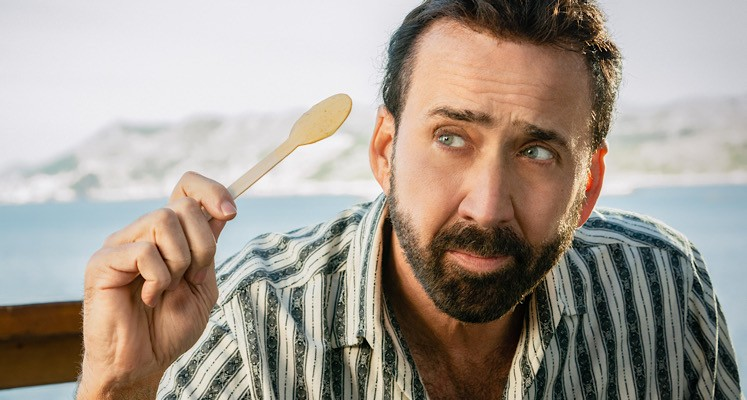
#> input picture example.jpg, 747 x 400 px
$ python opencv_basic_flipping.py
#> lines starting #> are read from the running program, lines starting #| are printed output that depends on the picture
import cv2

image = cv2.imread("example.jpg")
#> image is the input picture: shape (400, 747, 3); mean B, G, R 145.3, 155.2, 165.1
cv2.imshow("Original", image)
cv2.waitKey()

flipped = cv2.flip(image, 1)
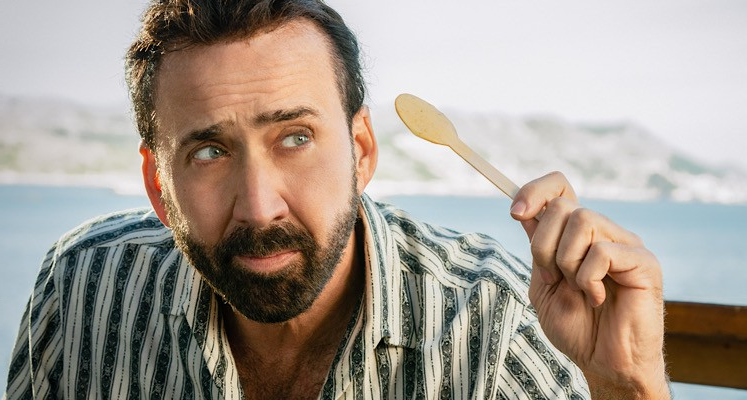
#> flipped: shape (400, 747, 3); mean B, G, R 145.3, 155.2, 165.1
cv2.imshow("Flipped Horizontally", flipped)
cv2.waitKey()

flipped = cv2.flip(image, 0)
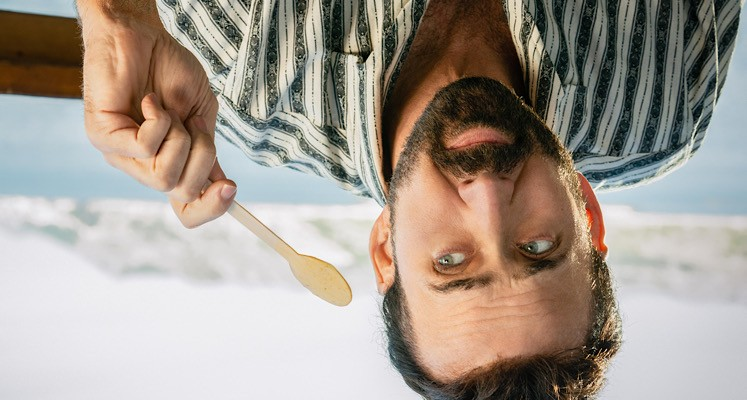
#> flipped: shape (400, 747, 3); mean B, G, R 145.3, 155.2, 165.1
cv2.imshow("Flipped Vertically", flipped)
cv2.waitKey()

flipped = cv2.flip(image, -1)
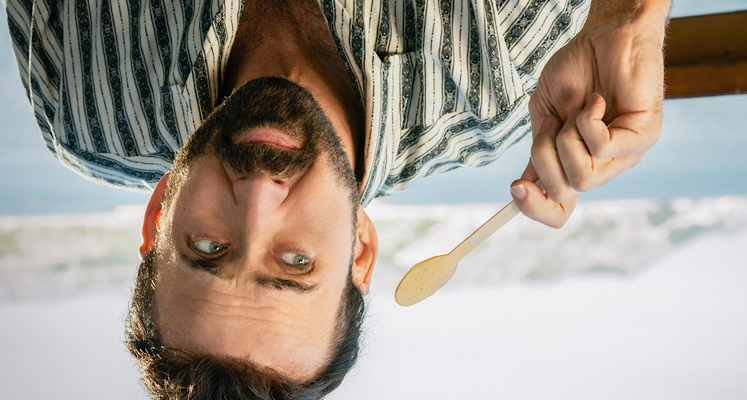
#> flipped: shape (400, 747, 3); mean B, G, R 145.3, 155.2, 165.1
cv2.imshow("Flipped Horizontally & Vertically", flipped)
cv2.waitKey(0)

(h, w) = image.shape[:2]
#> h = 400; w = 747
right_half = image[:, w//2:]
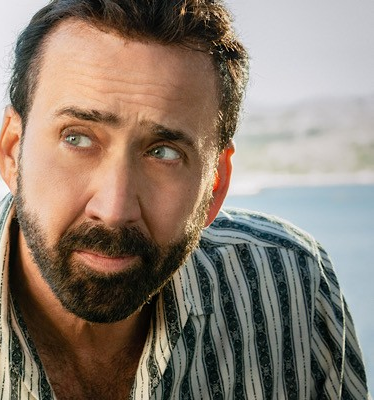
#> right_half: shape (400, 374, 3); mean B, G, R 111.3, 124, 138.1

flipped_half = cv2.flip(right_half, 1)
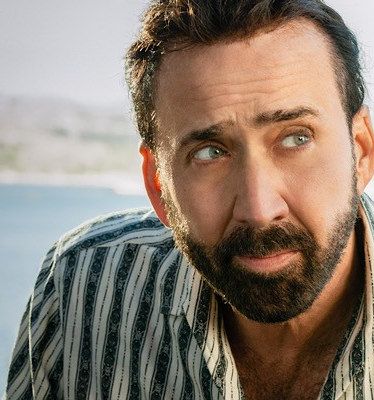
#> flipped_half: shape (400, 374, 3); mean B, G, R 111.3, 124, 138.1

image2 = cv2.imread("example.jpg")
image2[:, w//2:] = flipped_half
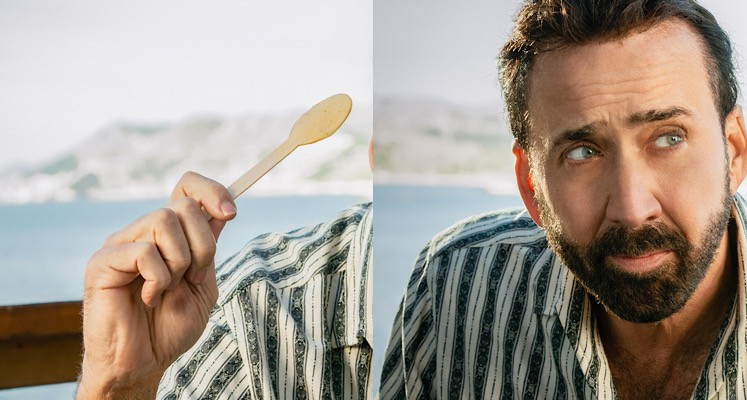
#> image2: shape (400, 747, 3); mean B, G, R 145.3, 155.2, 165.1

cv2.imshow("Odbicie prawej połowy", image2)
cv2.waitKey(0)

print("Wybierz sposób odbicia:")
print("0 - pionowe | 1 - poziome | -1 - oba")
choice = int(input("Twój wybór: "))
#> the answer given: 1

if choice not in [-1, 0, 1]:
    print("Nieprawidłowy wybór!")
else:
    flipped2 = cv2.flip(image, choice)
    cv2.imshow("Odbity obraz", flipped2)
    cv2.waitKey(0)

$ run again, with ex1.jpg copied over example.jpg
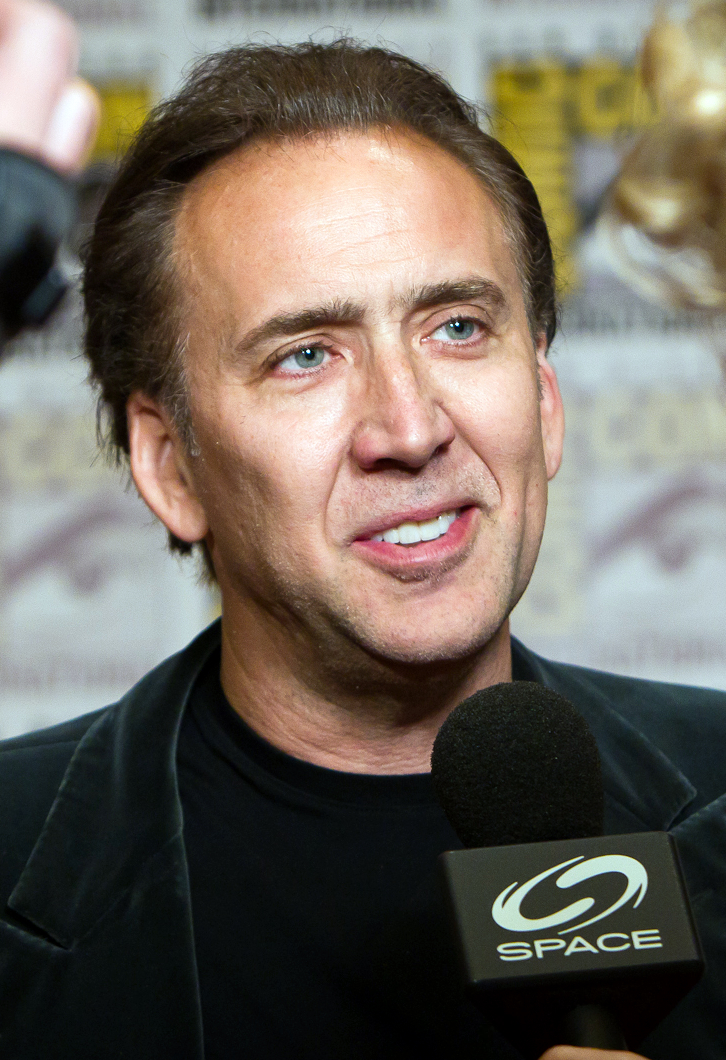
#> input picture ex1.jpg, 726 x 1060 px
#> image is the input picture: shape (1060, 726, 3); mean B, G, R 93.3, 103.6, 111.8
#> `flipped_half = cv2.flip(right_half, 1)`:
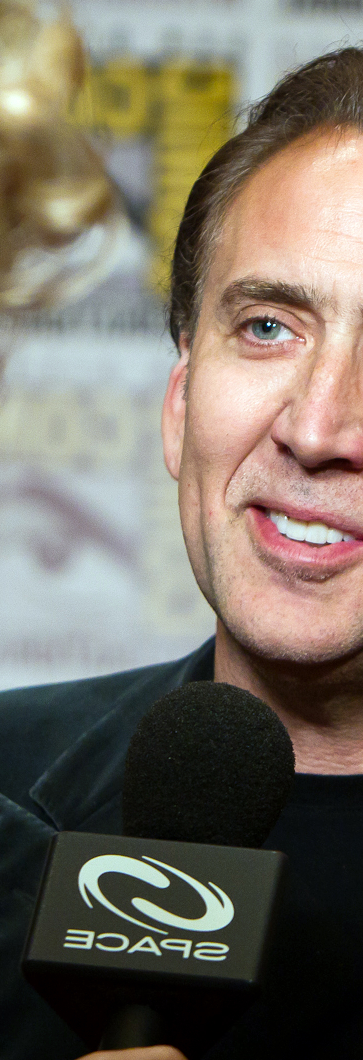
#> flipped_half: shape (1060, 363, 3); mean B, G, R 100.8, 112.9, 120.3
#> `image2[:, w//2:] = flipped_half`:
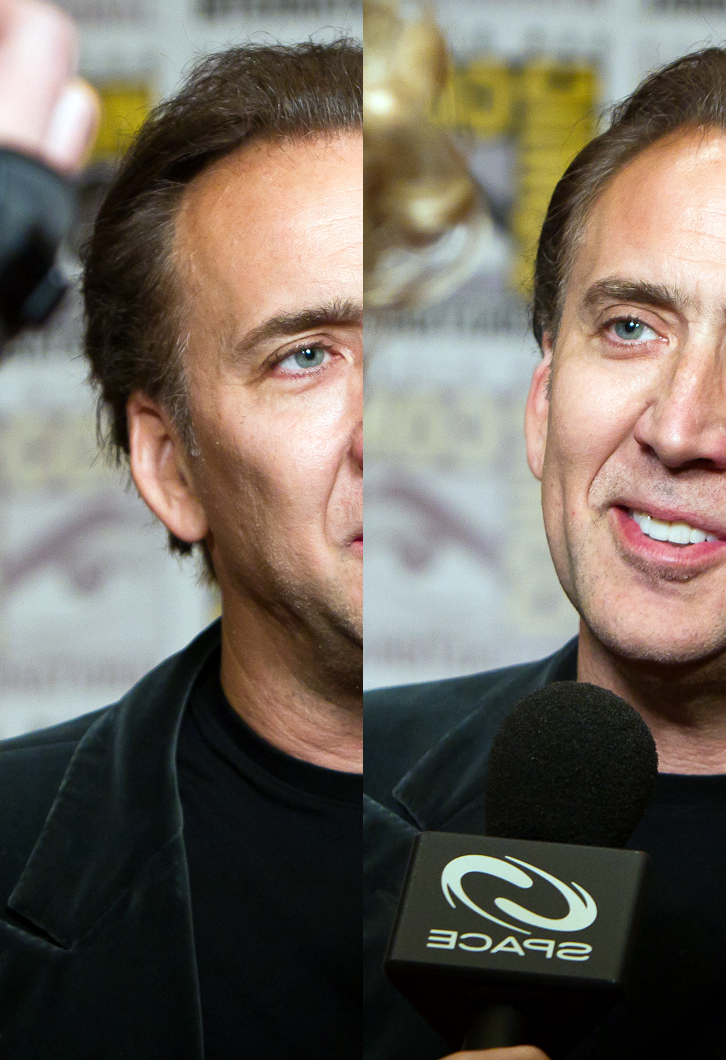
#> image2: shape (1060, 726, 3); mean B, G, R 93.3, 103.6, 111.8
